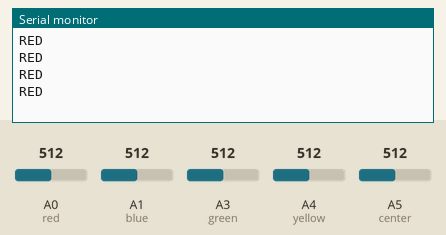
Recording of a sketch running on a simulated Arduino Uno, built with avr-gcc and run on an emulated ATmega328P. Shown: the last lines printed to the serial monitor. The inputs (shaded band) are chosen by the test bench; at power-on: A0 (red) = 512, A1 (blue) = 512, A3 (green) = 512, A4 (yellow) = 512, A5 (center) = 512.

Above: at 1.2 s.
1.3 s: A0 (red) set to 106
2.8 s: A0 (red) set to 94
At 3.21 s:
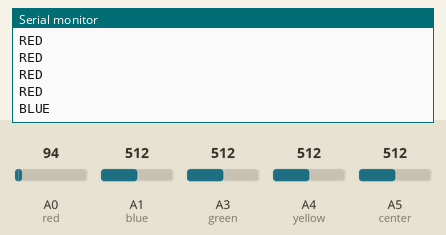
5.1 s: A1 (blue) set to 110
At 5.32 s:
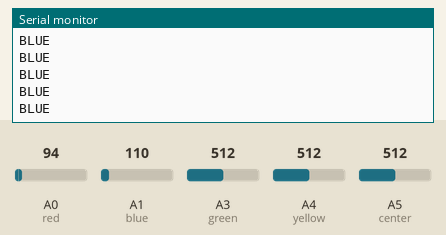
6.6 s: A1 (blue) set to 93
At 6.82 s:
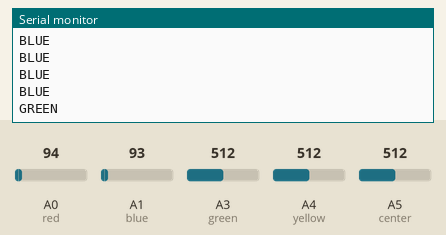
8.7 s: A3 (green) set to 112
At 8.92 s:
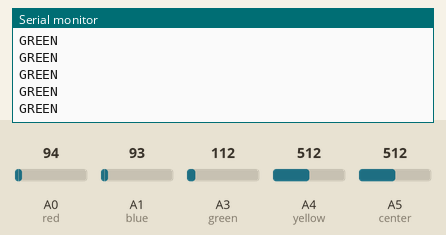
10.2 s: A3 (green) set to 91
At 10.43 s:
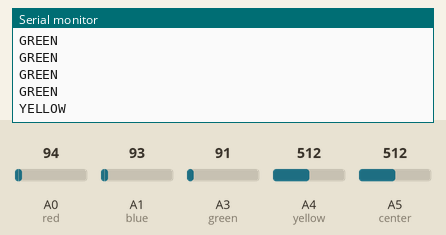

The sketch:

smart_pillow.ino
```cpp
/**
 * Smart fucking pillow - Arduinsky code
 *
 * @author Masiar.Babazadeh@usi.ch
 * @author Roberto.Guidi@supsi.ch
 * @author Roberto.Minelli@usi.ch
 * */

int red = A0;
int blue = A1;
// Il cazzo di ingresso A2 non va!
int green = A3;
int yellow = A4;
int center = A5;

int TH = 100;

String 	RED = "RED";
String 	BLUE = "BLUE";
String 	GREEN = "GREEN";
String 	YELLOW = "YELLOW";
String 	CENTER = "CENTER";
String 	RESET = "RESET";

void setup() {
  Serial.begin(115200);

  // declare INPUTS and OUTPUTS:
  pinMode(red, INPUT);
  pinMode(blue, INPUT);
  pinMode(green, INPUT);
  pinMode(yellow, INPUT);
  pinMode(center, INPUT);
}

void loop() {

  int redValue = analogRead(red);
  int blueValue = analogRead(blue);
  int greenValue = analogRead(green);
  int yellowValue = analogRead(yellow);
  int centerValue = analogRead(center);

//  Serial.println(redValue);
//  Serial.println(blueValue);
//  Serial.println(greenValue);
//  Serial.println(yellowValue);

  if(redValue > TH) {
    Serial.println(RED);
  }
  else if(blueValue > TH) {
    Serial.println(BLUE);
  }
  else if(greenValue > TH) {
    Serial.println(GREEN);
  }
  else if(yellowValue > TH) {
    Serial.println(YELLOW);
  }
  else if(centerValue > TH) {
    Serial.println(CENTER);
  } else {
    Serial.println(RESET);
  }

  delay(300);
}
```

Measured:
- the behaviour switches between 101 and 100 on A0 (red) (found by bisection; images 0 and 1)
- the behaviour switches between 101 and 100 on A1 (blue) (found by bisection; images 2 and 3)
- the behaviour switches between 101 and 100 on A3 (green) (found by bisection; images 4 and 5)
- after the input at 2.8 s, the serial monitor: prints a new line after 0.21 s (image 1)
- after the input at 6.6 s, the serial monitor: prints a new line at once (image 3)
- after the input at 10.2 s, the serial monitor: prints a new line at once (image 5)
